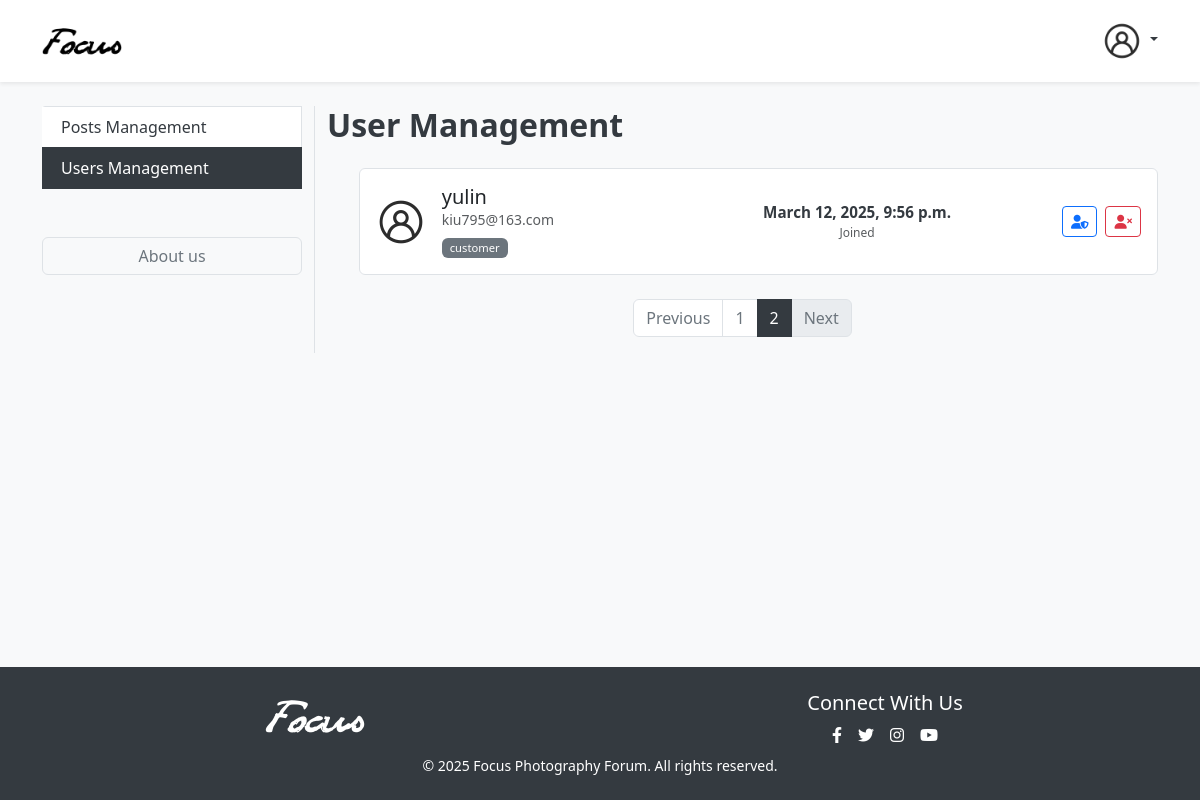
Page /manager/users/?page=2 on the earlier database version.
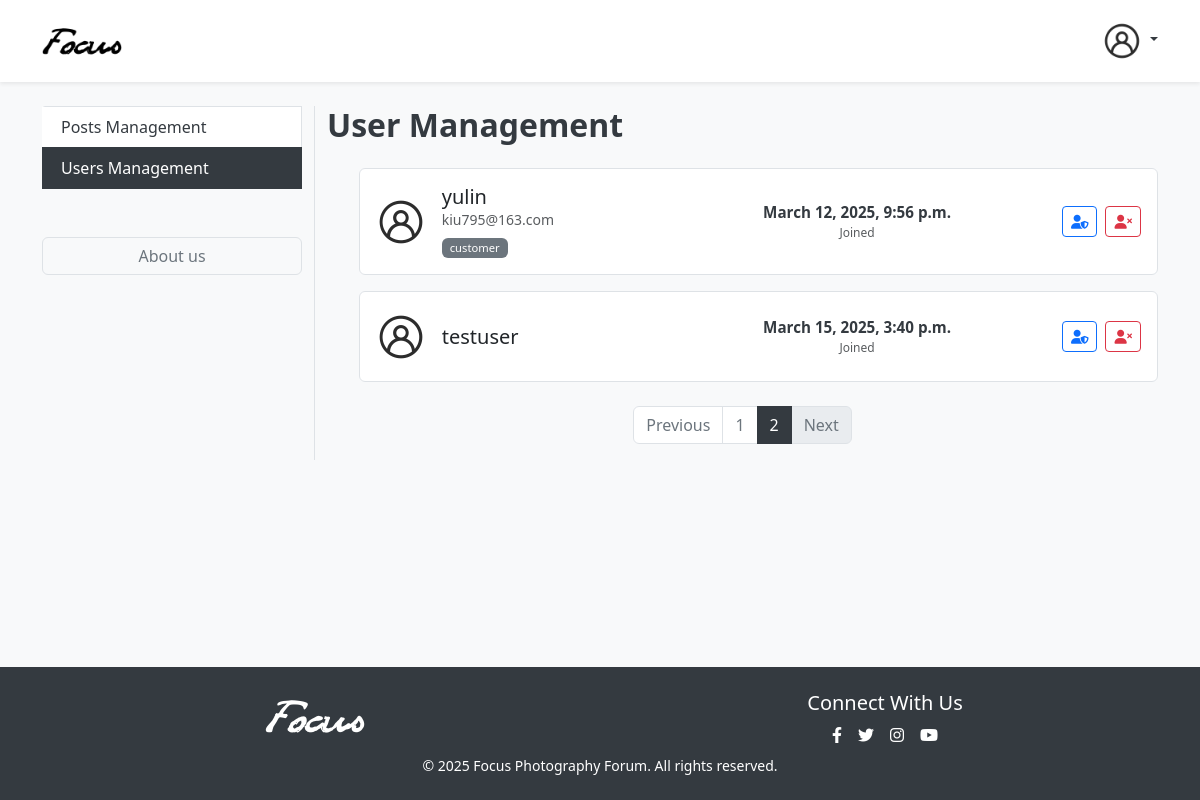
Same page on the later database version.
### users/models.py (models this page shows, shortened)
class CustomUser(AbstractUser):
    class Type(models.TextChoices):
        CUSTOMER = ('customer', _('Customer'))
        MANAGER = ('manager', _('Manager'))
        VISITOR = ('visitor', _('Visitor'))
    type = models.CharField(max_length=20, choices=Type.choices)

### manager/views.py (the view)
# urls.py: path('users/', views.manage_user, name='manage_users'),
def manage_user(request):
    context_dict = {}
    try:
        user_list = CustomUser.objects.all()
        paginator = Paginator(user_list, 2)
        page = request.GET.get('page')
        try:
            users = paginator.page(page)
        except PageNotAnInteger:
            users = paginator.page(1)
        except EmptyPage:
            users = paginator.page(paginator.num_pages)
        context_dict['users'] = users
        context_dict['paginator'] = paginator
    except CustomUser.DoesNotExist:
        context_dict['users'] = None
    return render(request, 'managers/manager_users.html', context=context_dict)

### templates/managers/manager_users.html (shortened to what the changed rows need)
<!DOCTYPE html>
{%load static%}
<!DOCTYPE html>
<html lang="en">
    <head>
        <link
            href="https://cdnjs.cloudflare.com/ajax/libs/bootstrap/5.3.0/css/bootstrap.min.css"
            rel="stylesheet"
        />
        <link
            href="https://cdnjs.cloudflare.com/ajax/libs/font-awesome/6.4.0/css/all.min.css"
            rel="stylesheet"
        />
        <link href="/static/css/common.css" rel="stylesheet" />
        <link href="/static/css/admin-users.css" rel="stylesheet" />
    </head>
    <body>
        <div class="container py-4">
            <div class="row">
                <div class="col-md-9">
                    <div
                        class="d-flex justify-content-between align-items-center mb-4"
                    >
                        <h2 class="mb-0">User Management</h2>
                    </div>
                    <div class="users-list">
                        {%if users%}
                        <ul>
                            {%for user in users%}
                            <div class="card mb-3 user-item">
                                <div class="card-body">
                                    <div class="row align-items-center">
                                        {% if user.user_profile.avatar %}
                                        <div class="col-md-1 text-center">
                                            <img
                                            src="{{user.user_profile.avatar.url}}"
                                            class="user-avatar rounded-circle"
                                            alt="User avatar"
                                            />
                                        </div>
                                        {% else %}
                                        <div class="col-md-1 text-center">
                                            <img
                                            src="\static\img\default-user.png"
                                            class="user-avatar rounded-circle"
                                            alt="User avatar"
                                            />
                                        </div>
                                        {% endif %}
                                        <div class="col-md-4">
                                            <h5 class="card-title mb-0">
                                                {{user.username}}
                                            </h5>
                                            <p
                                                class="card-text text-muted small mb-0"
                                            >
                                                {{user.email}}
                                            </p>
                                            {% if user.type == 'manager' %}
                                            <span
                                                class="badge bg-primary role-badge"
                                                >{{user.type}}</span
                                            >
                                            {% else %}
                                            <span
                                                class="badge bg-secondary role-badge"
                                                >{{user.type}}</span
                                            >
                                            {% endif %}
                                        </div>
                                        <div class="col-md-5">
                                            <div
                                                class="user-stats d-flex justify-content-around text-center"
                                            >
                                                <div class="stat-item">
                                                    <div class="stat-value">
                                                        {{user.date_joined}}
                                                    </div>
                                                    <div
                                                        class="stat-label small text-muted"
                                                    >
                                                        Joined
                                                    </div>
                                                </div>
                                            </div>
                                        </div>
                                        <div
                                            class="col-md-2 d-flex justify-content-end"
                                            >
                                            {% if user.type == 'manager' %}
                                            <a
                                                href="/manager/user-upgrade/{{user.id}}/"
                                                class="btn btn-outline-secondary me-2 btn-sm"
                                                title="Remove Admin"
                                                data-action="make-admin"
                                            >
                                                <i class="fas fa-user-shield"></i>
                                            </a>
                                            {% else %}
                                            <a
                                                href="/manager/user-upgrade/{{user.id}}/"
                                                class="btn btn-outline-primary me-2 btn-sm"
                                                title="Make Admin"
                                                data-action="make-admin"
                                            >
                                                <i class="fas fa-user-shield"></i>
                                            </a>
                                            {% endif %}
                                            <button
                                                class="btn btn-outline-danger btn-sm delete-user-button"
                                                data-action="delete"
                                                data-bs-toggle="modal"
                                                data-bs-target="#deleteUserModal"
                                                data-user-id="{{user.id}}"
                                                title="delete user"
                                            >
                                                <i class="fas fa-user-times"></i>
                                            </button>
                                        </div>
                                    </div>
                                </div>
                            </div>
                            {% endfor %}
                        </ul>
                        {% else %}
                        <strong>Dear Manager. No users in the list.</strong>
                        {% endif %}
                    </div>
                    <nav aria-label="Page navigation" class="mt-4">
                        <ul class="pagination justify-content-center">
                            {% for num in users.paginator.page_range %}
                            {% if users.number == num %}
                            <li class="page-item active">
                                <a class="page-link" href="#">{{ num }}</a>
                            </li>
                            {% else %}
                            <li class="page-item">
                                <a class="page-link" href="?page={{ num }}">{{ num }}</a>
                            </li>
                            {% endif %}
                            {% endfor %}
                        </ul>
                    </nav>
                </div>
            </div>
        </div>
    </body>
</html>

Differences in the rows shown:
added CustomUser: username "testuser", date_joined "March 15, 2025, 3:40 p.m."
